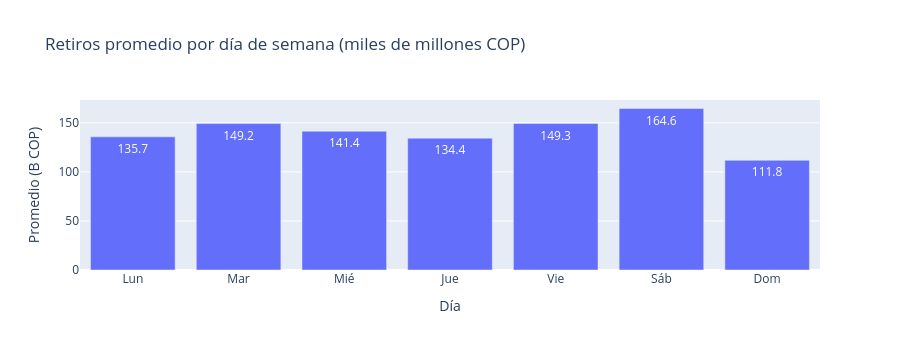

Here is the notebook cell this chart was saved with:
### Markdown cell above
### 3.2 Estacionalidad semanal

**Pregunta:** ¿El día de la semana afecta los retiros?

### Code cell
days_map = {0: 'Lun', 1: 'Mar', 2: 'Mié', 3: 'Jue', 4: 'Vie', 5: 'Sáb', 6: 'Dom'}
df['day_name'] = df['day_of_week'].map(days_map)

dow_stats = df.groupby('day_of_week')['total_withdrawals_cop'].agg(['mean', 'std']).reset_index()
dow_stats['day_name'] = dow_stats['day_of_week'].map(days_map)
dow_stats['mean_B'] = dow_stats['mean'] / 1e9

fig = px.bar(
    dow_stats, x='day_name', y='mean_B',
    title='Retiros promedio por día de semana (miles de millones COP)',
    labels={'mean_B': 'Promedio (B COP)', 'day_name': 'Día'},
    text_auto='.1f'
)
fig.update_layout(height=350)
fig.show()

# Porcentaje vs promedio
global_mean = df['total_withdrawals_cop'].mean()
dow_stats['pct_vs_mean'] = (dow_stats['mean'] / global_mean - 1) * 100
print("Variación vs promedio global:")
for _, row in dow_stats.iterrows():
    print(f"  {row['day_name']}: {row['pct_vs_mean']:+.1f}%")

### Figure 1 — Plotly figure (JSON) as saved in the notebook; plotly's stock layout.template omitted (floating-point values rounded to 4 significant figures)
{"data": [{"hovertemplate": "Día=%{x}<br>Promedio (B COP)=%{y}<extra></extra>", "legendgroup": "", "marker": {"color": "#636efa", "pattern": {"shape": ""}}, "name": "", "orientation": "v", "showlegend": false, "textposition": "auto", "texttemplate": "%{y:.1f}", "type": "bar", "x": ["Lun", "Mar", "Mié", "Jue", "Vie", "Sáb", "Dom"], "xaxis": "x", "y": [135.7, 149.2, 141.4, 134.4, 149.3, 164.6, 111.8], "yaxis": "y"}], "layout": {"barmode": "relative", "height": 350, "legend": {"tracegroupgap": 0}, "title": {"text": "Retiros promedio por día de semana (miles de millones COP)"}, "xaxis": {"anchor": "y", "domain": [0.0, 1.0], "title": {"text": "Día"}}, "yaxis": {"anchor": "x", "domain": [0.0, 1.0], "title": {"text": "Promedio (B COP)"}}}}
